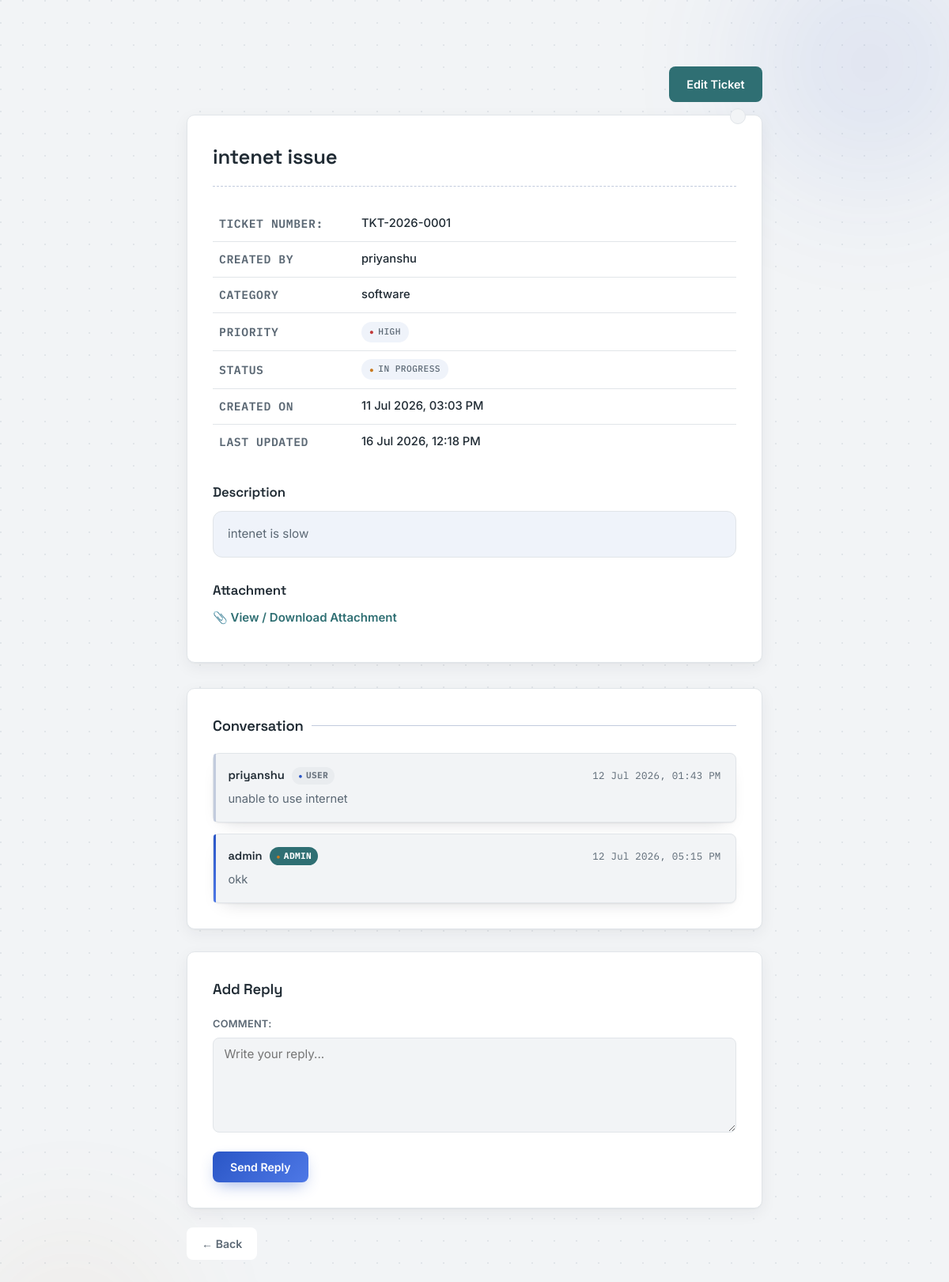
Page /ticket/1/ (signed in) on the committed database.
### ticket/models.py (models this page shows, shortened)
class Ticket(models.Model):
    STATUS_CHOICES = [
        ('Open', 'Open'),
        ('In Progress', 'In Progress'),
        ('Resolved', 'Resolved'),
        ('Closed', 'Closed'),
    ]
    PRIORITY_CHOICES = [
        ('Low', 'Low'),
        ('Medium', 'Medium'),
        ('High', 'High'),
        ('Urgent', 'Urgent'),
    ]
    ticket_number = models.CharField(max_length=20,unique=True,blank=True)
    user = models.ForeignKey("helpdesk_account.Profile", on_delete=models.CASCADE)
    title = models.CharField(max_length=200)
    description = models.TextField()
    category = models.CharField(max_length=100)
    priority = models.CharField(
        max_length=20,
        choices=PRIORITY_CHOICES,
        default='Medium'
    )
    status = models.CharField(
        max_length=20,
        choices=STATUS_CHOICES,
        default='Open'
    )
    attachment = models.FileField(upload_to='tickets/',blank=True,null=True)
    created = models.DateTimeField(auto_now_add=True)
    updated = models.DateTimeField(auto_now=True)
    class Meta:
        ordering = ['-created']
        indexes = [
            models.Index(fields=['-created']),
        ]

class TicketComment(models.Model):
    ticket = models.ForeignKey(
        Ticket,
        on_delete=models.CASCADE,
        related_name="comments"
    )
    user = models.ForeignKey(
        "helpdesk_account.Profile",
        on_delete=models.CASCADE
    )
    comment = models.TextField()
    created = models.DateTimeField(auto_now_add=True)
    class Meta:
        ordering = ["created"]

### account/models.py (models this page shows, shortened)
class Profile(models.Model):
    user = models.OneToOneField(
        User,
        on_delete=models.CASCADE
    )
    department = models.CharField(
        max_length=100,
        default="System Department"
    )
    phone = models.CharField(
        max_length=15,
        blank=True
    )
    designation = models.CharField(
        max_length=100,
        blank=True
    )
    profile_image = models.ImageField(
        upload_to="profiles/",
        blank=True,
        null=True
    )

### ticket/views.py (the view)
# urls.py: path('<int:id>/', views.ticket_detail,name='ticket_detail'),
@login_required
def ticket_detail(request, id):
    ticket = get_object_or_404(
        Ticket,
        id=id
    )
    if not request.user.is_staff and ticket.user != request.user.profile:
        return HttpResponseForbidden("You are not allowed to view this ticket.")
    if request.method == "POST":
        form = TicketCommentForm(request.POST)
        if form.is_valid():
            comment = form.save(commit=False)
            comment.ticket = ticket
            comment.user = request.user.profile
            comment.save()
            return redirect(
                "ticket:ticket_detail",
                id=ticket.id,
            )
    else:
        form = TicketCommentForm()
    return render(
        request,
        "ticket/detail.html",
        {
            "section": "ticket",
            "ticket": ticket,
            "form": form,
        },
    )

### ticket/forms.py
class TicketCommentForm(forms.ModelForm):
    class Meta:
        model = TicketComment
        fields = ["comment"]
        widgets = {
            "comment": forms.Textarea(
                attrs={
                    "rows": 3,
                    "placeholder": "Write your reply..."
                }
            )
        }

### ticket/templates/ticket/detail.html (shortened to what this page needs)
{% extends "base1.html" %}
{% block content %}
<div class="ticket-detail-container">
    {% if not request.user.is_staff %}
    <div class="edit-ticket">
        <a href="{% url 'ticket:ticket_edit' ticket.id %}" class="btn-primary">
                    Edit Ticket
        </a>
    </div>
    {% endif %}
    <div class="ticket-detail-card">
        <h1>{{ ticket.title }}</h1>
        <hr>
        <table class="ticket-table">
            <tr>
                <th>Ticket Number:</th>
                <td>{{ ticket.ticket_number }}</td>
            </tr>
            <tr>
                <th>Created By</th>
                <td>{{ ticket.user.user.username }}</td>
            </tr>
            <tr>
                <th>Category</th>
                <td>{{ ticket.category }}</td>
            </tr>
            <tr>
                <th>Priority</th>
                <td>
                    <span class="priority-{{ ticket.priority|lower }}">
                        {{ ticket.priority }}
                    </span>
                </td>
            </tr>
            <tr>
                <th>Status</th>
                <td>
                    <span class="status-{{ ticket.status|slugify }}">
                        {{ ticket.status }}
                    </span>
                </td>
            </tr>
            <tr>
                <th>Created On</th>
                <td>{{ ticket.created|date:"d M Y, h:i A" }}</td>
            </tr>
            <tr>
                <th>Last Updated</th>
                <td>{{ ticket.updated|date:"d M Y, h:i A" }}</td>
            </tr>
        </table>
        <h3>Description</h3>
        <div class="description">
            {{ ticket.description|linebreaks }}
        </div>
        {% if ticket.attachment %}
        <h3>Attachment</h3>
        <p>
            <a href="{{ ticket.attachment.url }}" target="_blank">
                📎 View / Download Attachment
            </a>
        </p>
        {% endif %}
    </div>
    <div class="conversation-card">
        <h2>Conversation</h2>
        {% for comment in ticket.comments.all %}
        <div class="comment-card">
            <div class="comment-header">
                <strong>{{ comment.user.user.username }}</strong>
                {% if comment.user.user.is_staff %}
                    <span class="admin-badge">Admin</span>
                {% else %}
                    <span class="user-badge">User</span>
                {% endif %}
                <small>
                    {{ comment.created|date:"d M Y, h:i A" }}
                </small>
            </div>
            <div class="comment-body">
                {{ comment.comment|linebreaks }}
            </div>
        </div>
        {% empty %}
        <p class="no-comments">
            No conversation yet.
        </p>
        {% endfor %}
    </div>
    <div class="reply-card">
        <h2>Add Reply</h2>
        <form method="post">
            {{ form.as_p }}
            <button type="submit" class="btn-reply">
                Send Reply
            </button>
        </form>
    </div>
    <div class="buttons">
        <button type="button"
                class="btn-back"
                onclick="history.back()">
            ← Back
        </button>
    </div>
</div>
{% endblock %}

### rows in the picture
Ticket: title "intenet issue", ticket_number "TKT-2026-0001", user.user.username "priyanshu", category "software", priority "HIGH", status "IN PROGRESS", created "11 Jul 2026, 03:03 PM", updated "16 Jul 2026, 12:18 PM", description "intenet is slow"
TicketComment: user.user.username "priyanshu", shows "USER", created "12 Jul 2026, 01:43 PM", comment "unable to use internet"
TicketComment: user.user.username "admin", shows "ADMIN", created "12 Jul 2026, 05:15 PM", comment "okk"
